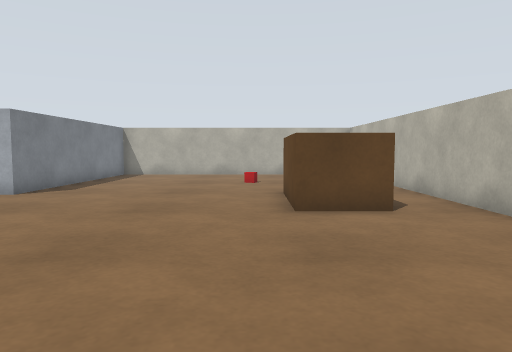
View 1 (above)

18 first-person views from a walk through a Gazebo world. The camera is 0.31 m above the floor, tilts 4° down and sees 70° across. The floor is counted in squares, 0.25 m on a side. Each view is taken from the middle of a square. On the plan, view 1 faces up. The plan holds only what a view shows up to about 14 squares ahead; the rest is blank.

View 2
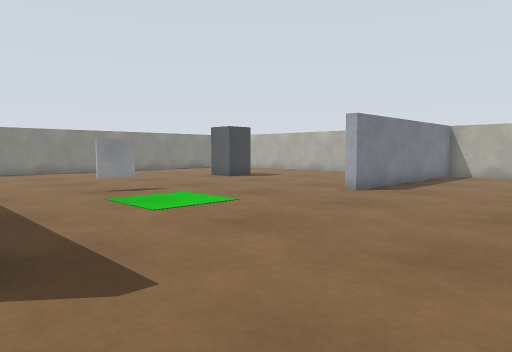

View 3
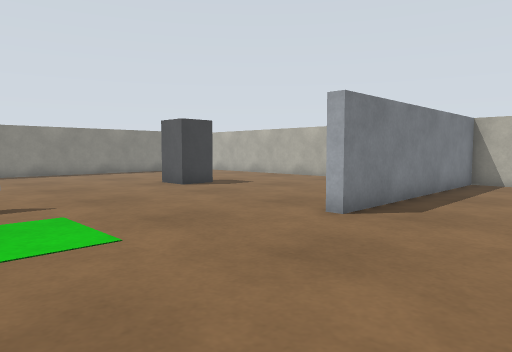

View 4
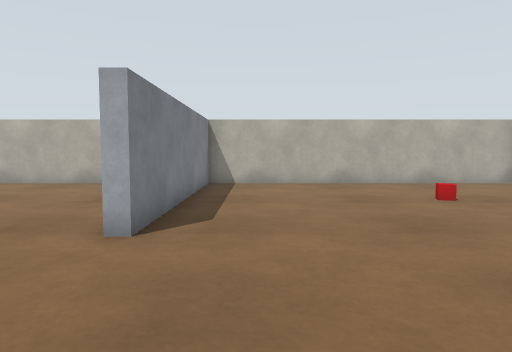

View 5
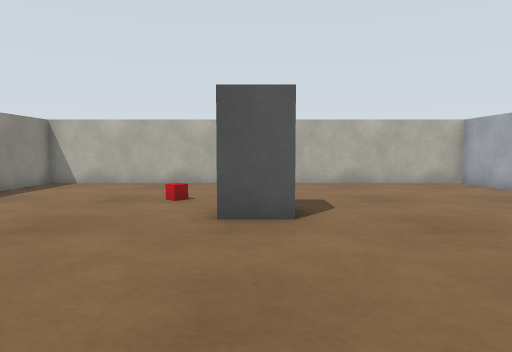

View 6
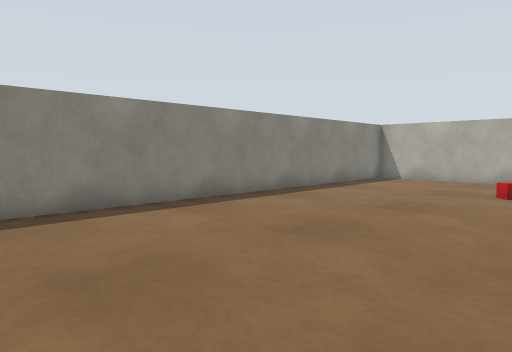

View 7
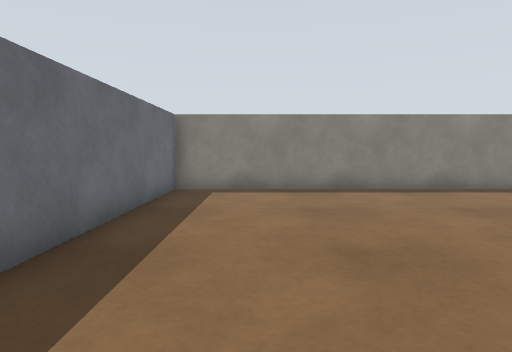

View 8
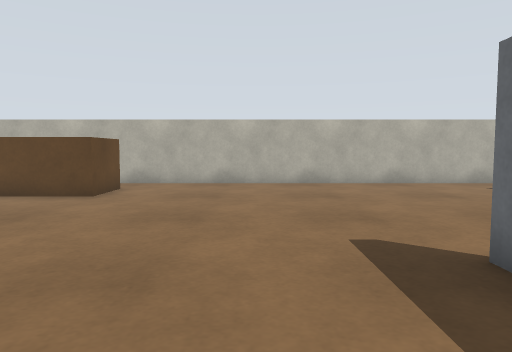

View 9
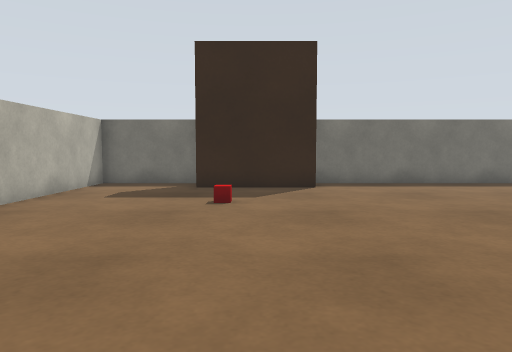

View 10
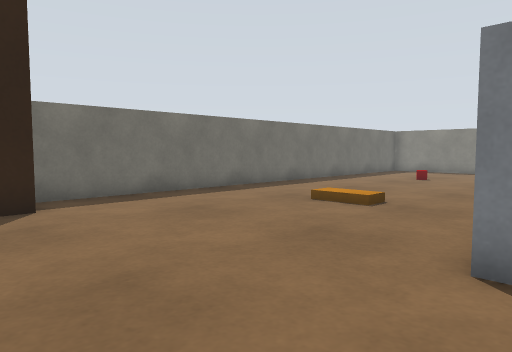

View 11
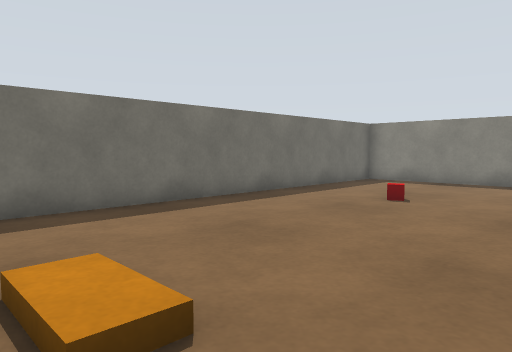

View 12
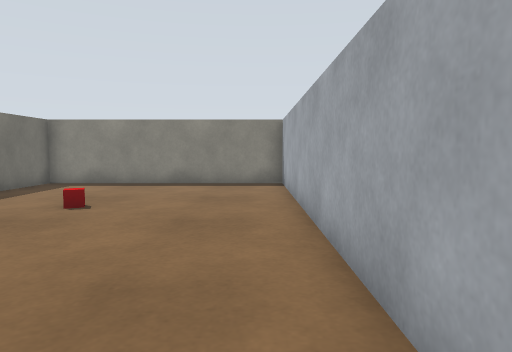

View 13
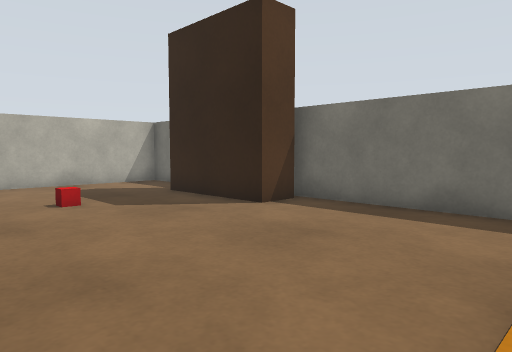

View 14
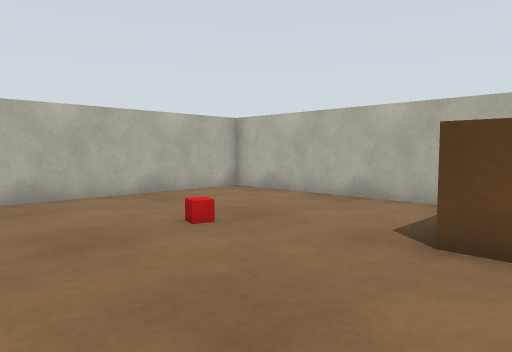

View 15
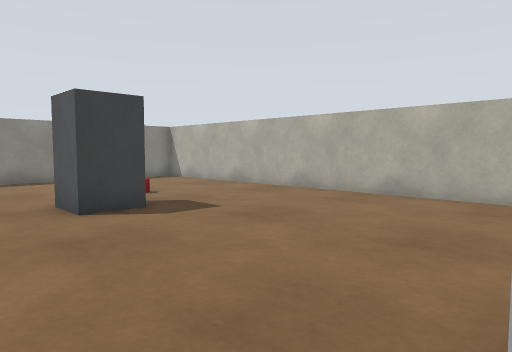

View 16
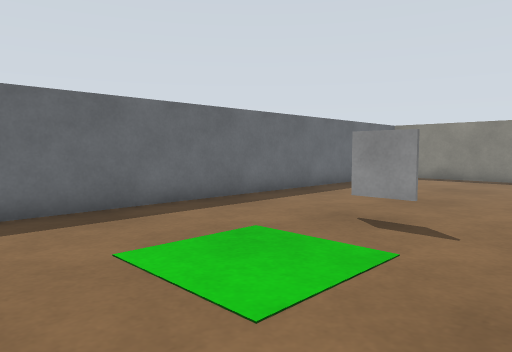

View 17
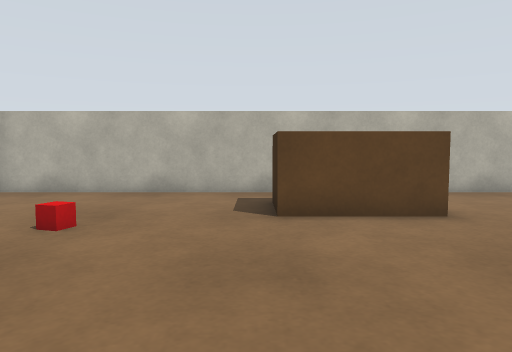

View 18
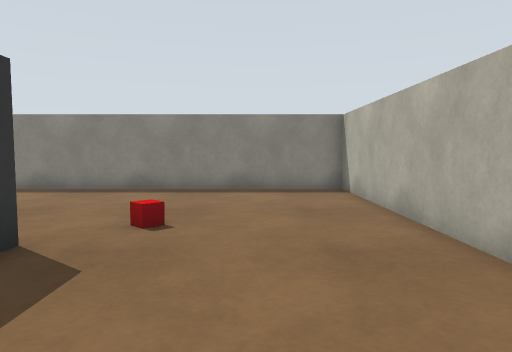

### Floor plan
Points are (right, up) in squares from view 1. A wall is a line through its corners. A room is listed if a view was taken in it or the views show most of it. See-through windows are left out.
Room 1 (views 1, 2, 3, 4, 5, 6, 7, 8, 9, 10, 11, 12, 13, 14, 15, 16, 17, 18)
walls: (-12.2, 5.6) (-12.2, 4.4); (-10.4, 0) (-22.8, 0) (-22.8, -8.8) (-2.6, -8.8); (-7.2, 16.1) (-7.2, 18.8) (-22.8, 18.8) (-22.8, 0.4) (-7.2, 0.4); (1.2, -8.8) (4.8, -8.8) (4.8, 18.8) (-6.8, 18.8) (-6.8, 10.2) (-7.2, 10.2)
objects: red box (-17, -5); red box (-17, 14); pillar (-16, 12) to (-14, 13); brown box (-3, -8) to (1, -7); red box (0, -4); red box (0, 14); brown box (1, 8) to (3, 10)

Positions as (right, up) in squares from view 1, and headings:
1: (0, 0), facing up
2: (-1, 0), facing up-left
3: (-3, 4), facing up-left
4: (-5, 5), facing up
5: (-15, 5), facing up
6: (-15, 3), facing up-left
7: (-11, 3), facing left
8: (-9, 3), facing right
9: (-1, 5), facing down
10: (-1, 1), facing down-left
11: (-8, -1), facing down-left
12: (-9, -1), facing left
13: (-9, -1), facing down-right
14: (-4, 9), facing up-right
15: (-7, 9), facing up-left
16: (-6, 8), facing down-left
17: (-6, 11), facing right
18: (-11, 16), facing left
